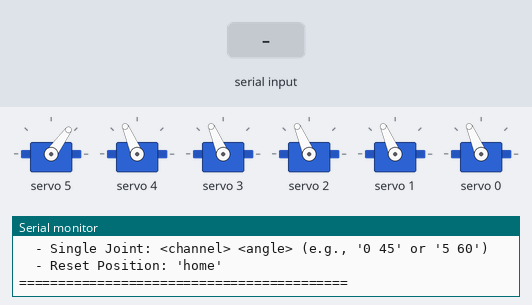
This sketch was run on a simulated Arduino Uno, built with avr-gcc and run on an emulated ATmega328P. On the bench: 6 × servo, the last lines printed to the serial monitor. The inputs (shaded band) are chosen by the test bench.

Above: at 2.2 s.
2.3 s: "home 1\n" received over Serial
At 2.76 s:
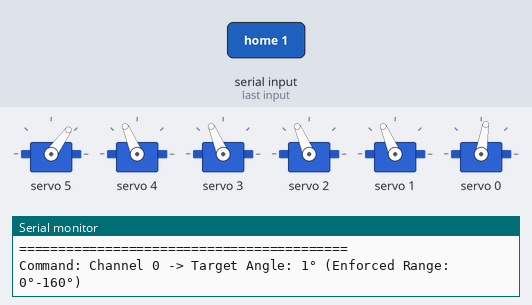
At 4.9 s:
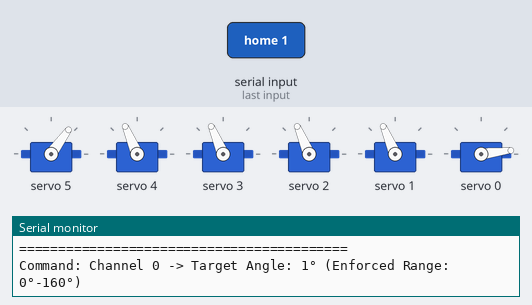
5.3 s: "home 150\n" received over Serial
At 8.1 s:
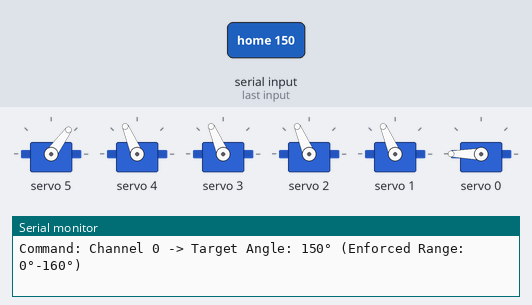
Timing chart, 0 to 9.6 s (numbered marks = the images above; inputs shaded):
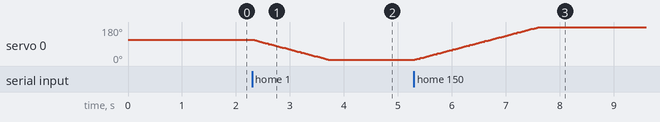

Measured:
- after the input at 2.3 s, servo 0: moves from 113° to 7° over 1.4 s, starting at once
- after the input at 5.3 s, servo 0: moves from 7° to 180° over 2.3 s, starting at once

The sketch:

calibaration.ino
```cpp
#include <Wire.h>
#include <Adafruit_PWMServoDriver.h>

Adafruit_PWMServoDriver pwm = Adafruit_PWMServoDriver(0x40);

#define SERVO_FREQ 50
#define NUM_SERVOS 6

// PCA9685 PWM Pulse Limits (Standard 50Hz)
#define SERVOMIN  125 // ~0 degrees
#define SERVOMAX  575 // ~180 degrees

// Channels
#define BASE_CH      0
#define SHOULDER_CH  1
#define ELBOW_CH     2
#define WRIST_P_CH   3
#define WRIST_R_CH   4
#define GRIPPER_CH   5

// Table එකට අනුව Safe Physical Limits
const int MIN_ANGLES[NUM_SERVOS] = {0,   35,  0,   0,   0,   40};
const int MAX_ANGLES[NUM_SERVOS] = {160, 135, 180, 180, 180, 75};

// Current track කරන Angles (මුලින් 90/40 ලෙස තබයි)
int currentAngles[NUM_SERVOS] = {90, 90, 90, 90, 90, 40};

// Degree එක PCA9685 Pulse එකට හැරවීම
int angleToPulse(int angle) {
  return map(angle, 0, 180, SERVOMIN, SERVOMAX);
}

// Smooth Motion Function (එකපාර ගැස්සීම වැළැක්වීමට)
void moveServoSmooth(int channel, int targetAngle) {
  // Safe limit Enforcement
  targetAngle = constrain(targetAngle, MIN_ANGLES[channel], MAX_ANGLES[channel]);

  int startAngle = currentAngles[channel];
  int step = (targetAngle > startAngle) ? 1 : -1;

  for (int angle = startAngle; angle != targetAngle; angle += step) {
    pwm.setPWM(channel, 0, angleToPulse(angle));
    delay(15); // Motion Speed Delay
  }

  pwm.setPWM(channel, 0, angleToPulse(targetAngle));
  currentAngles[channel] = targetAngle;
}

// Home Position එකට මාරු වීම
void goHome() {
  Serial.println("Moving to Home position smoothly...");
  moveServoSmooth(GRIPPER_CH, 40);   // Gripper Open පළමුව
  moveServoSmooth(WRIST_R_CH, 90);
  moveServoSmooth(WRIST_P_CH, 90);
  moveServoSmooth(ELBOW_CH, 90);
  moveServoSmooth(SHOULDER_CH, 90);
  moveServoSmooth(BASE_CH, 90);
  Serial.println("Robot Arm is in HOME position.");
}

void setup() {
  Serial.begin(115200);
  delay(500);

  // Hardware I2C initialization (Arduino Mega SDA=20, SCL=21)
  Wire.begin();
  pwm.begin();
  pwm.setPWMFreq(SERVO_FREQ);

  delay(500);

  // Arm එක Home position එකට පත් කිරීම
  goHome();

  Serial.println("\n==========================================");
  Serial.println("   6-DOF ROBOT ARM MASTER CONTROL READY   ");
  Serial.println("==========================================");
  Serial.println("Commands:");
  Serial.println("  - Single Joint: <channel> <angle> (e.g., '0 45' or '5 60')");
  Serial.println("  - Reset Position: 'home'");
  Serial.println("==========================================\n");
}

void loop() {
  if (Serial.available() > 0) {
    String input = Serial.readStringUntil('\n');
    input.trim();

    if (input.equalsIgnoreCase("home")) {
      goHome();
    } else {
      int spaceIndex = input.indexOf(' ');
      if (spaceIndex > 0) {
        int ch = input.substring(0, spaceIndex).toInt();
        int angle = input.substring(spaceIndex + 1).toInt();

        if (ch >= 0 && ch <= 5) {
          Serial.print("Command: Channel ");
          Serial.print(ch);
          Serial.print(" -> Target Angle: ");
          Serial.print(angle);
          Serial.print("° (Enforced Range: ");
          Serial.print(MIN_ANGLES[ch]);
          Serial.print("°-");
          Serial.print(MAX_ANGLES[ch]);
          Serial.println("°)");

          moveServoSmooth(ch, angle);
        } else {
          Serial.println("Error: Channel must be between 0 and 5.");
        }
      }
    }
  }
}
```
